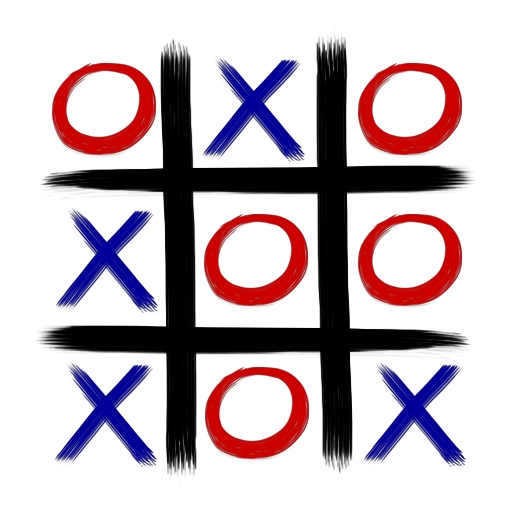
#> input picture testboards/board4.jpg, 512 x 512 px
$ python fromimage.py   (Python 2 division)   (older library calls are emulated)
#> lines starting #> are read from the running program, lines starting #| are printed output that depends on the picture; after the words box and inside, x2 and y2 are one past the last pixel; in counts of white or black regions, pixels touching at a corner belong together
#> in testHLine, img is the input picture: shape (512, 512, 3); mean B, G, R 191.6, 185, 198.4
import cv2
import numpy as np
import math
import time

crosspath = './shapes/cross.png'


# [62 lines left out: functions fromImage, detectSquare, edgeHistogram, not called in this run]

# Take an image and turn it into rho,theta space for lines
# Inputs:
#-Opencv numpy image
# Outputs:
#-Opencv matrix where rows corresponds to rho, cols corresponds to theta axis


def houghLineTransform(image):
    start = time.time()

    # Resolution of hough transform along theta axis
    resTh = 1

    # Find edges
    bw = cv2.cvtColor(image, cv2.COLOR_BGR2GRAY)
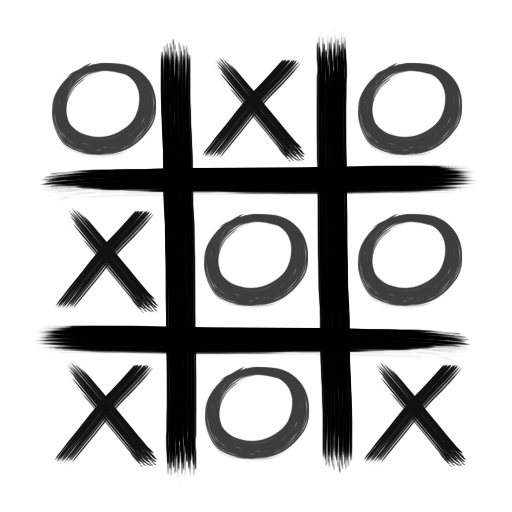
#> bw: shape (512, 512); min 0, max 255, mean 189.7
    edges = cv2.Canny(bw, 150, 200)
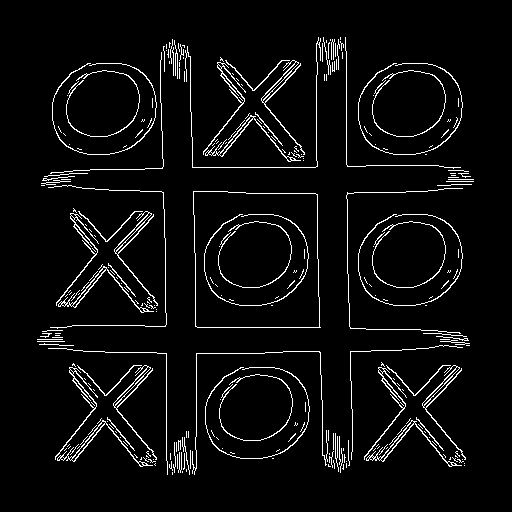
#> edges: shape (512, 512); 4.9% white in thin lines or dots, all inside (x1, y1, x2, y2) = (37, 37, 474, 475)
    cv2.imshow('testimg', edges)
    height, width = image.shape[:2]
#> height = 512; width = 512
    lineTransform = np.zeros(
        (int(180 / resTh), int(np.sqrt(2) * np.max((width, height)))))
    for row in range(height):
        for col in range(width):
            if edges[row, col] > 200:
                for theta in range(0, 180 / resTh, resTh):
                    rho = col * np.cos(np.pi * theta / 180) + \
                        (height - row) * np.sin(np.pi * theta / 180)
                    lineTransform[theta, int(abs(rho))] += 1
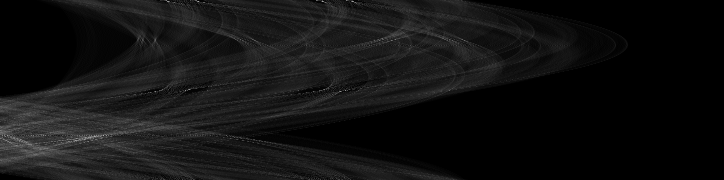
#> lineTransform: shape (180, 724) float64; min 0, max 176, mean 17.9
    print(time.time() - start)
    return lineTransform / lineTransform.max()


def testHLine():
    img = cv2.imread('../testboards/board4.jpg')
    lineTransform = houghLineTransform(img)
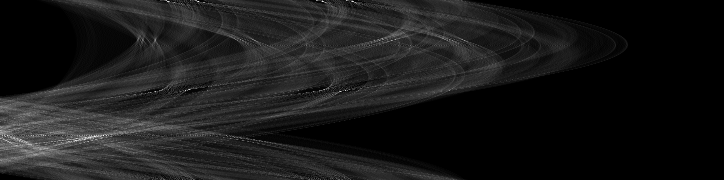
#> lineTransform: shape (180, 724) float64; min 0, max 1, mean 0.102
    cv2.imshow('lineT', lineTransform)
    cv2.waitKey()
    maxes = [0 for i in range(9)]
    rows = [0 for i in range(9)]
    cols = [0 for i in range(9)]
    height, width = lineTransform.shape[:2]
#> height = 180; width = 724

    # Find lines corresponding to grid
    for row in range(height):
        for col in range(width):
            index = 0
            while lineTransform[row, col] > maxes[index] and index < 8:
                index += 1
            maxes.insert(index, lineTransform[row, col])
            maxes.pop(0)
            rows.insert(index, row)
            rows.pop(0)
            cols.insert(index, col)
            cols.pop(0)
#> after the loop, cols = [7, 90, 75, 352, 322, 94, 198, 103, 0]; maxes = [0.869, 0.886, 0.898, 0.903, 0.949, 0.977, 0.977, 1, 0]; rows = [135, 137, 140, 1, 1, 136, 1, 135, 0]
    maxes.pop()
    cols.pop()
    rows.pop()
    maxes = [x for (y, x) in sorted(zip(rows, maxes))]
#> maxes = [0.903, 0.949, 0.977, 0.869, 1, 0.977, 0.886, 0.898]
    cols = [x for (y, x) in sorted(zip(rows, cols))]
#> cols = [198, 322, 352, 7, 103, 94, 90, 75]
    rows = sorted(rows)
#> rows = [1, 1, 1, 135, 135, 136, 137, 140]
    # print maxes
    # print rows
    # print cols

    # Draw lines
    pt1 = [0, 0]
    pt2 = [10, 10]
    height, width = img.shape[:2]
#> height = 512; width = 512
    for i in range(8):
        rho = cols[i]
        theta = rows[i]
        if -2 < theta < 2:
            pt1 = [rho, height]
            pt2 = [rho, 0]
        else:
            pt1 = [0, height - rho / np.sin(theta * np.pi / 180) + 1]
            pt2 = [width, height - np.cos(theta * np.pi / 180) / np.sin(
                theta * np.pi / 180) * width - rho / np.sin(theta * np.pi / 180) + 1]

        cv2.line(img, tuple(map(int, pt1)), tuple(
            map(int, pt2)), (0, 255, 0), 2)
#> this loop made 8 passes
#> (rho, theta, pt1, pt2) on passes 1 to 8: (198, 1, [198, 512], [198, 0]), (322, 1, [322, 512], [322, 0]), (352, 1, [352, 512], [352, 0]), (7, 135, [0, 503.1], [512, 1015.1]), (103, 135, [0, 367.3], [512, 879.3]), (94, 136, [0, 377.7], [512, 907.9]), (90, 137, [0, 381], [512, 930.1]), (75, 140, [0, 396.3], [512, 1006.5])
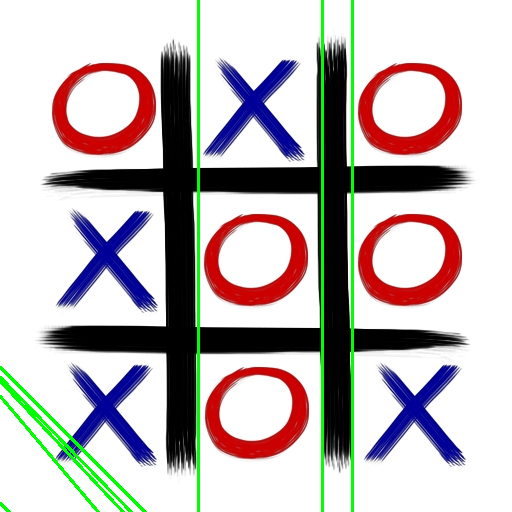
#> img: shape (512, 512, 3); 2.68% of pixels changed, all inside (x1, y1, x2, y2) = (0, 0, 354, 512)
    cv2.imshow('imline', img)
    cv2.waitKey(0)


if __name__ == '__main__':
    testHLine()
    # fromImage('')

$ run again, with shapes/circle.png saved as testboards/board4.jpg
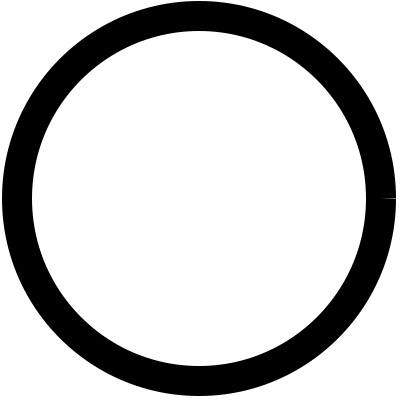
#> input picture shapes/circle.png, 400 x 400 px
#> in testHLine, img is the input picture: shape (400, 400, 3); min 0, max 255, mean 200.3
#> edges: shape (400, 400); 1.7% white in thin lines or dots
#> after the loop in houghLineTransform, `for row in range(height):`:
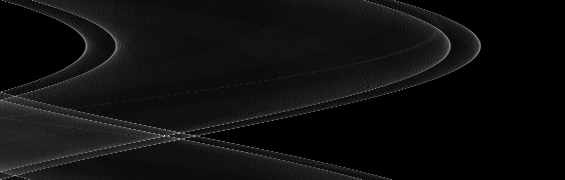
#> lineTransform: shape (180, 565) float64; min 0, max 78, mean 4.7; drawn with min black and max white
#> after the loop in testHLine, `for row in range(height):`: cols = [178, 86, 193, 179, 179, 168, 164, 164, 0]; maxes = [0.641, 0.641, 0.654, 0.667, 0.718, 0.718, 0.731, 1, 0]; rows = [133, 45, 135, 132, 139, 135, 136, 135, 0]
#> in testHLine, `maxes = [x for (y, x) in sorted(zip(rows, maxes))]`: maxes = [0.641, 0.667, 0.641, 0.654, 0.718, 1, 0.731, 0.718]
#> in testHLine, `cols = [x for (y, x) in sorted(zip(rows, cols))]`: cols = [86, 179, 178, 164, 168, 193, 164, 179]
#> in testHLine, `rows = sorted(rows)`: rows = [45, 132, 133, 135, 135, 135, 136, 139]
#> the loop in testHLine, `for i in range(8):` made 8 passes
#> (rho, theta, pt1, pt2) on passes 1 to 8: (86, 45, [0, 279.4], [400, -120.6]), (179, 132, [0, 160.1], [400, 520.3]), (178, 133, [0, 157.6], [400, 530.6]), (164, 135, [0, 169.1], [400, 569.1]), (168, 135, [0, 163.4], [400, 563.4]), (193, 135, [0, 128.1], [400, 528.1]), (164, 136, [0, 164.9], [400, 579.1]), (179, 139, [0, 128.2], [400, 588.3])
#> after the loop in testHLine, `for i in range(8):`:
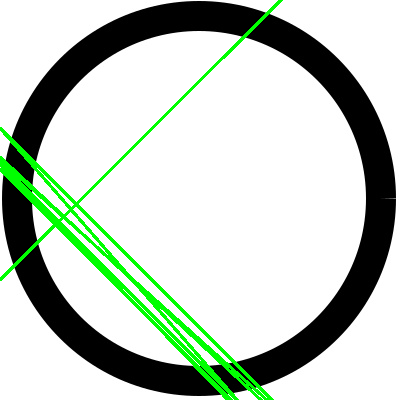
#> img: shape (400, 400, 3); 4.81% of pixels changed, all inside (x1, y1, x2, y2) = (0, 0, 283, 400)
